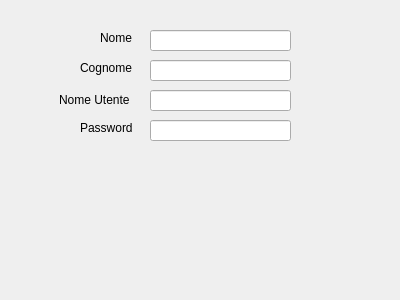
<?xml version="1.0" encoding="UTF-8"?>
<ui version="4.0">
 <class>Form</class>
 <widget class="QWidget" name="Form">
  <property name="geometry">
   <rect>
    <x>0</x>
    <y>0</y>
    <width>400</width>
    <height>300</height>
   </rect>
  </property>
  <property name="windowTitle">
   <string>Form</string>
  </property>
  <widget class="QLabel" name="label_3">
   <property name="geometry">
    <rect>
     <x>59</x>
     <y>90</y>
     <width>81</width>
     <height>20</height>
    </rect>
   </property>
   <property name="text">
    <string>Nome Utente</string>
   </property>
  </widget>
  <widget class="QLineEdit" name="lineEdit_2">
   <property name="geometry">
    <rect>
     <x>150</x>
     <y>60</y>
     <width>141</width>
     <height>21</height>
    </rect>
   </property>
  </widget>
  <widget class="QLabel" name="label">
   <property name="geometry">
    <rect>
     <x>100</x>
     <y>30</y>
     <width>41</width>
     <height>16</height>
    </rect>
   </property>
   <property name="text">
    <string>Nome</string>
   </property>
  </widget>
  <widget class="QLineEdit" name="lineEdit_4">
   <property name="geometry">
    <rect>
     <x>150</x>
     <y>120</y>
     <width>141</width>
     <height>21</height>
    </rect>
   </property>
  </widget>
  <widget class="QLabel" name="label_2">
   <property name="geometry">
    <rect>
     <x>80</x>
     <y>60</y>
     <width>60</width>
     <height>16</height>
    </rect>
   </property>
   <property name="text">
    <string>Cognome</string>
   </property>
  </widget>
  <widget class="QLineEdit" name="lineEdit_3">
   <property name="geometry">
    <rect>
     <x>150</x>
     <y>90</y>
     <width>141</width>
     <height>21</height>
    </rect>
   </property>
  </widget>
  <widget class="QLineEdit" name="lineEdit">
   <property name="geometry">
    <rect>
     <x>150</x>
     <y>30</y>
     <width>141</width>
     <height>21</height>
    </rect>
   </property>
  </widget>
  <widget class="QLabel" name="label_4">
   <property name="geometry">
    <rect>
     <x>80</x>
     <y>120</y>
     <width>60</width>
     <height>16</height>
    </rect>
   </property>
   <property name="text">
    <string>Password</string>
   </property>
  </widget>
 </widget>
 <resources/>
 <connections/>
</ui>
